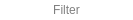
<?xml version="1.0" encoding="UTF-8"?>
<ui version="4.0">
 <class>SydColumnFilterLineEditorWidget</class>
 <widget class="QWidget" name="SydColumnFilterLineEditorWidget">
  <property name="geometry">
   <rect>
    <x>0</x>
    <y>0</y>
    <width>133</width>
    <height>20</height>
   </rect>
  </property>
  <property name="windowTitle">
   <string>Form</string>
  </property>
  <layout class="QGridLayout" name="gridLayout">
   <property name="leftMargin">
    <number>0</number>
   </property>
   <property name="topMargin">
    <number>0</number>
   </property>
   <property name="rightMargin">
    <number>0</number>
   </property>
   <property name="bottomMargin">
    <number>0</number>
   </property>
   <property name="spacing">
    <number>0</number>
   </property>
   <item row="0" column="0">
    <widget class="QLineEdit" name="line_edit">
     <property name="frame">
      <bool>false</bool>
     </property>
     <property name="alignment">
      <set>Qt::AlignCenter</set>
     </property>
     <property name="placeholderText">
      <string>Filter</string>
     </property>
     <property name="cursorMoveStyle">
      <enum>Qt::VisualMoveStyle</enum>
     </property>
     <property name="clearButtonEnabled">
      <bool>true</bool>
     </property>
    </widget>
   </item>
  </layout>
 </widget>
 <resources/>
 <connections/>
</ui>
